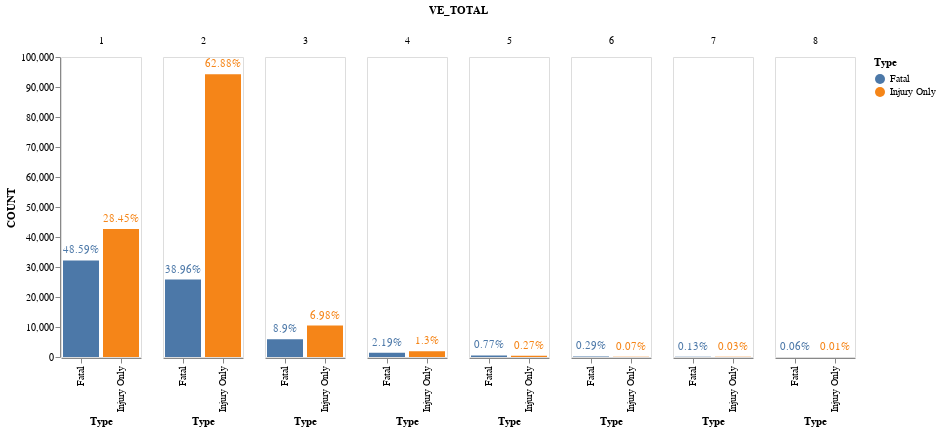

Notebook code for this chart:
### Code cell
base=alt.Chart(ve_Concat).encode(
    alt.X('Type:N',axis=alt.Axis(grid=False)),
    alt.Y('COUNT:Q',axis=alt.Axis(grid=False)),
    color='Type:N'
   
).properties(width=80)

text = base.mark_text(
    align='center',
    baseline='top',
    dx=3  # Nudges text to right so it doesn't appear on top of the bar
).encode(
    text='%:N'
)

alt.layer(
  base.mark_bar(),
  base.mark_text(dx=0, dy=-10).encode(text='%:N')
).facet(
  column='VE_TOTAL:N'
)

### Figure 1 — Vega-Lite specification as saved in the notebook (floating-point values rounded to 4 significant figures)
{"config": {"view": {"continuousWidth": 400, "continuousHeight": 300}}, "data": {"name": "data-3f4484ef6c976d8ad5414f0f8edb2ada"}, "facet": {"column": {"type": "nominal", "field": "VE_TOTAL"}}, "spec": {"layer": [{"mark": "bar", "encoding": {"color": {"type": "nominal", "field": "Type"}, "x": {"type": "nominal", "axis": {"grid": false}, "field": "Type"}, "y": {"type": "quantitative", "axis": {"grid": false}, "field": "COUNT"}}, "width": 80}, {"mark": {"type": "text", "dx": 0, "dy": -10}, "encoding": {"color": {"type": "nominal", "field": "Type"}, "text": {"type": "nominal", "field": "%"}, "x": {"type": "nominal", "axis": {"grid": false}, "field": "Type"}, "y": {"type": "quantitative", "axis": {"grid": false}, "field": "COUNT"}}, "width": 80}]}, "$schema": "https://vega.github.io/schema/vega-lite/v4.8.1.json", "datasets": {"data-3f4484ef6c976d8ad5414f0f8edb2ada": [{"VE_TOTAL": 1, "COUNT": 42650, "%": "28.45%", "Type": "Injury Only"}, {"VE_TOTAL": 2, "COUNT": 94278, "%": "62.88%", "Type": "Injury Only"}, {"VE_TOTAL": 3, "COUNT": 10472, "%": "6.98%", "Type": "Injury Only"}, {"VE_TOTAL": 4, "COUNT": 1953, "%": "1.3%", "Type": "Injury Only"}, {"VE_TOTAL": 5, "COUNT": 403, "%": "0.27%", "Type": "Injury Only"}, {"VE_TOTAL": 6, "COUNT": 99, "%": "0.07%", "Type": "Injury Only"}, {"VE_TOTAL": 7, "COUNT": 43, "%": "0.03%", "Type": "Injury Only"}, {"VE_TOTAL": 8, "COUNT": 13, "%": "0.01%", "Type": "Injury Only"}, {"VE_TOTAL": 1, "COUNT": 32185, "%": "48.59%", "Type": "Fatal"}, {"VE_TOTAL": 2, "COUNT": 25809, "%": "38.96%", "Type": "Fatal"}, {"VE_TOTAL": 3, "COUNT": 5897, "%": "8.9%", "Type": "Fatal"}, {"VE_TOTAL": 4, "COUNT": 1449, "%": "2.19%", "Type": "Fatal"}, {"VE_TOTAL": 5, "COUNT": 510, "%": "0.77%", "Type": "Fatal"}, {"VE_TOTAL": 6, "COUNT": 195, "%": "0.29%", "Type": "Fatal"}, {"VE_TOTAL": 7, "COUNT": 84, "%": "0.13%", "Type": "Fatal"}, {"VE_TOTAL": 8, "COUNT": 40, "%": "0.06%", "Type": "Fatal"}]}}
